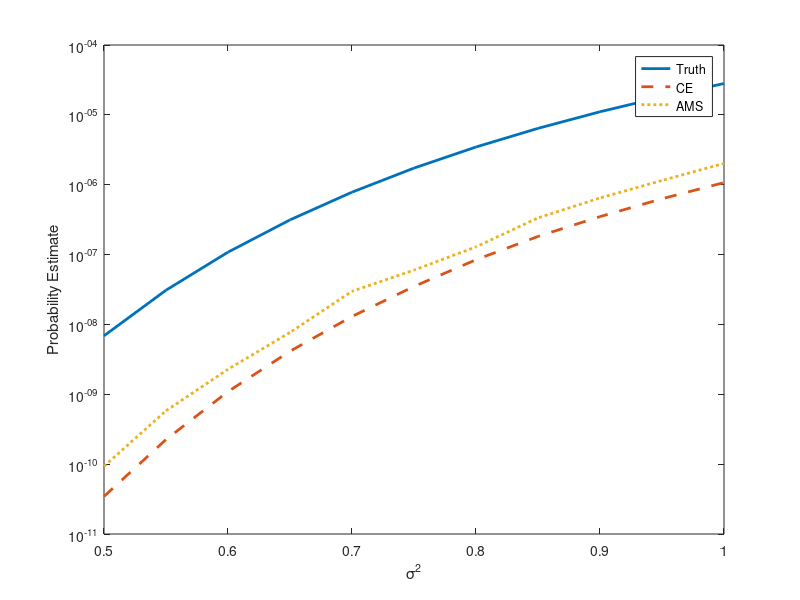

The MATLAB script that drew this image:
%% Comparison of Cross Entropy (CE) and Adaptive Multilevel Splitting (AMS)

clear; 
rng(123)

%% Parameters
n = 50000;
B = 5;
m = 2;

s1 = 1; % rare-event set sensitivity: larger = higher sensitivity
s2 = 100;

% Function defining rare event set boundary
R_1 = @(x) (sqrt(sum((x - [5,0]).^2,2)) - 1)/s1;
R_2 = @(x) (sqrt(sum((x - [0,5]).^2,2)) - 0.5)/s2;
R = @(x) -min(R_1(x),R_2(x)); % > 0 is in rare event set

gamma_start = 4; % end at 0

uniform_samples = B*rand(n,m);

sigma_cov = 0.5:0.05:1;
n_sig = length(sigma_cov);
IS_vec = zeros(n_sig,1);
AMS_vec = zeros(n_sig,1);
CE_vec = zeros(n_sig,1);

%% Implementation of CE and AMS for the given rare event set
for i_sig=1:n_sig
    
    sigma_now = sigma_cov(i_sig);

    Z_u = (R(uniform_samples)>0).*mvnpdf(uniform_samples,zeros(1,2),eye(2)*sigma_now)./mvncdf([0 0],[B B],zeros(1,2),eye(2)*sigma_now).*B^m;
    ciwidth_Z_u = 1.96*std(Z_u)/sqrt(n);
    mean_IS = mean(Z_u);
    IS_vec(i_sig) = mean_IS;
    
    % CE
    n_step = 1;
    max_step = 100;
    N_explore = 1000;
    a_p = [0,0];

    a_record = zeros(1,2);
    gamma_now = 1;
    while (n_step < max_step) && (gamma_now ~= 0)

        temp_saples = mvnrnd(a_p,eye(2)*sigma_now,N_explore*10);
        ok_samples = temp_saples(prod(temp_saples>0 & temp_saples<B,2)>0,:);
        ce_samples = ok_samples(1:N_explore,:);



        gamma_now = min(0,quantile(R(ce_samples),0.9));

        in_rare_ind = R(ce_samples)>gamma_now;

        % CE

        c_p = in_rare_ind.*mvnpdf(ce_samples,[0,0],eye(2)*sigma_now)./mvnpdf(ce_samples,a_p,eye(2)*sigma_now);

        a_p = sum(repmat(c_p,1,2).*ce_samples)/sum(c_p);

        a_record(n_step,:) = a_p;
        n_step = n_step+1;
    end

    temp_saples = mvnrnd(a_p,eye(2)*sigma_now,n*10);
    ok_samples = temp_saples(prod(temp_saples>0 & temp_saples<B,2)>0,:);
    ce_samples = ok_samples(1:n,:);
    in_rare_ind = R(ce_samples)>gamma_now;
    c_p = in_rare_ind.*mvnpdf(ce_samples,[0,0],eye(2)*sigma_now)./mvnpdf(ce_samples,a_p,eye(2)*sigma_now);

    ce_mean = mean(c_p);
    ce_std = 1.96*std(c_p)/sqrt(n);
    
    CE_vec(i_sig) = ce_mean;
    
    % AMS
    
    rng(321)
    n_step = 1;
    max_step = 100;

    N_explore = 1000;
    a_p = [0,0];

    p_record = zeros(1,2);

    temp_saples = mvnrnd([0,0],eye(2)*sigma_now,N_explore*10);
    ok_samples = temp_saples(prod(temp_saples>0 & temp_saples<B,2)>0,:);
    split_samples = ok_samples(1:N_explore,:);
    gamma_now = min(0,quantile(R(split_samples),0.9));
    num_good = sum(R(split_samples)>gamma_now);
    good_samples = split_samples(R(split_samples)>gamma_now,:);
    pick_ind = randi(num_good,N_explore-num_good,1);
    split_samples(R(split_samples)<gamma_now,:) = good_samples(pick_ind,:);
    ams_mean = 0.1;
    delta = 0.05;
    while (n_step < max_step) && (gamma_now~=0)

        for i_mh = 1:1000
            proposal_samples = split_samples+((rand(N_explore,2)-0.5)*2)*delta;
            A_samples = min((mvnpdf(proposal_samples,zeros(1,2),eye(2)*sigma_now).*(R(proposal_samples)>gamma_now).*(prod(proposal_samples>0 & proposal_samples<B,2)>0))./(mvnpdf(split_samples,zeros(1,2),eye(2)*sigma_now).*(R(split_samples)>gamma_now).*(prod(split_samples>0 & split_samples<B,2)>0)),1);
            u_samples = rand(N_explore,1);    
            accept_ind = u_samples<A_samples;
            split_samples(accept_ind,:) = proposal_samples(accept_ind,:);
        end
        
        gamma_now = min(0,quantile(R(split_samples),0.9));
        num_good = sum(R(split_samples)>gamma_now);

        good_samples = split_samples(R(split_samples)>gamma_now,:);
        pick_ind = randi(num_good,N_explore-num_good,1);
        split_samples(R(split_samples)<gamma_now,:) = good_samples(pick_ind,:);

        n_step = n_step+1;
        ams_mean = ams_mean*(num_good/N_explore);
    end
    AMS_vec(i_sig) = ams_mean;
end

%% Plot the results

figure(23)
plot(sigma_cov,IS_vec,'LineWidth',2)
hold on
plot(sigma_cov,CE_vec,'--','LineWidth',2)
plot(sigma_cov,AMS_vec,':','LineWidth',2)
legend('Truth','CE','AMS')
set(gca, 'YScale', 'log')
xlabel('\sigma^2')
ylabel('Probability Estimate')